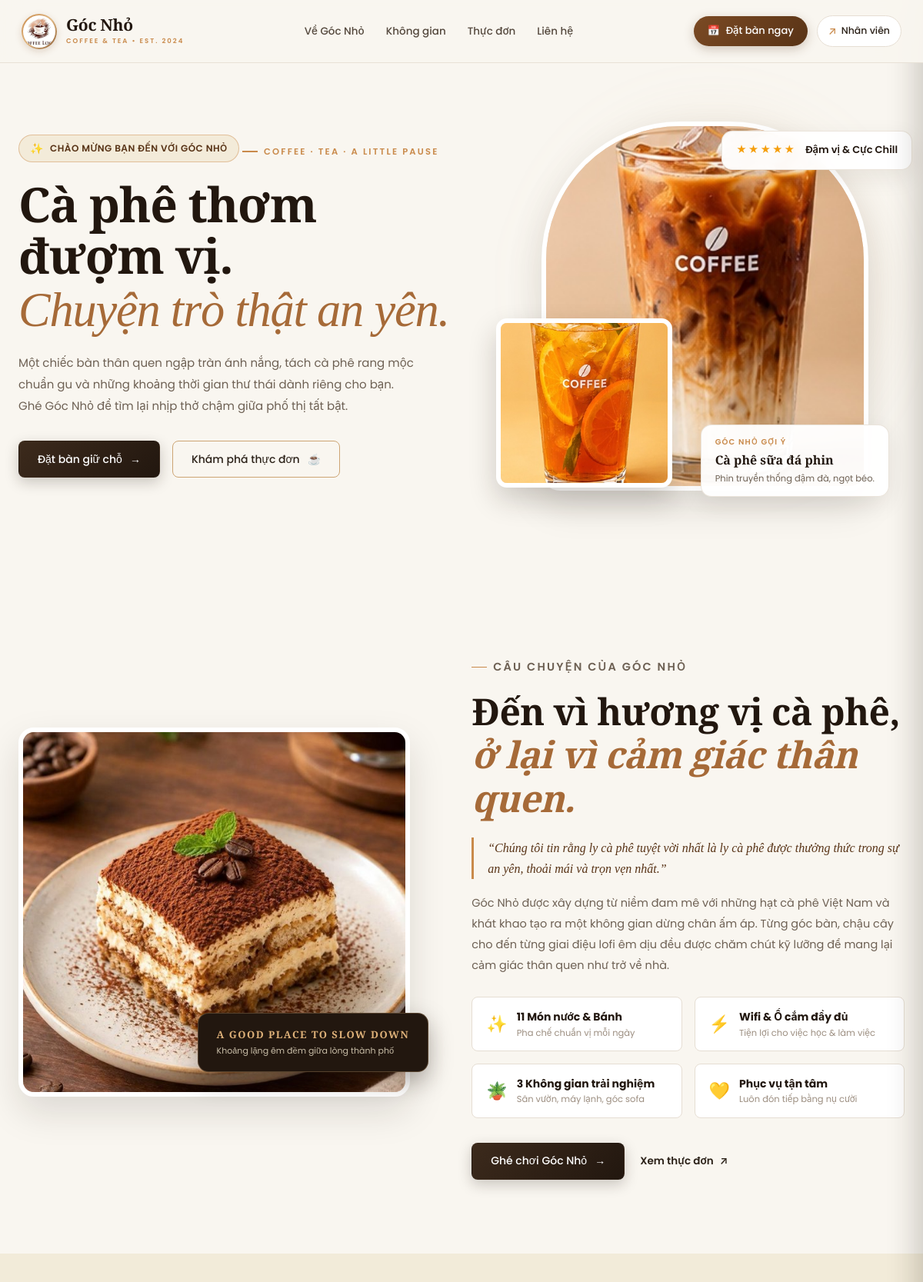
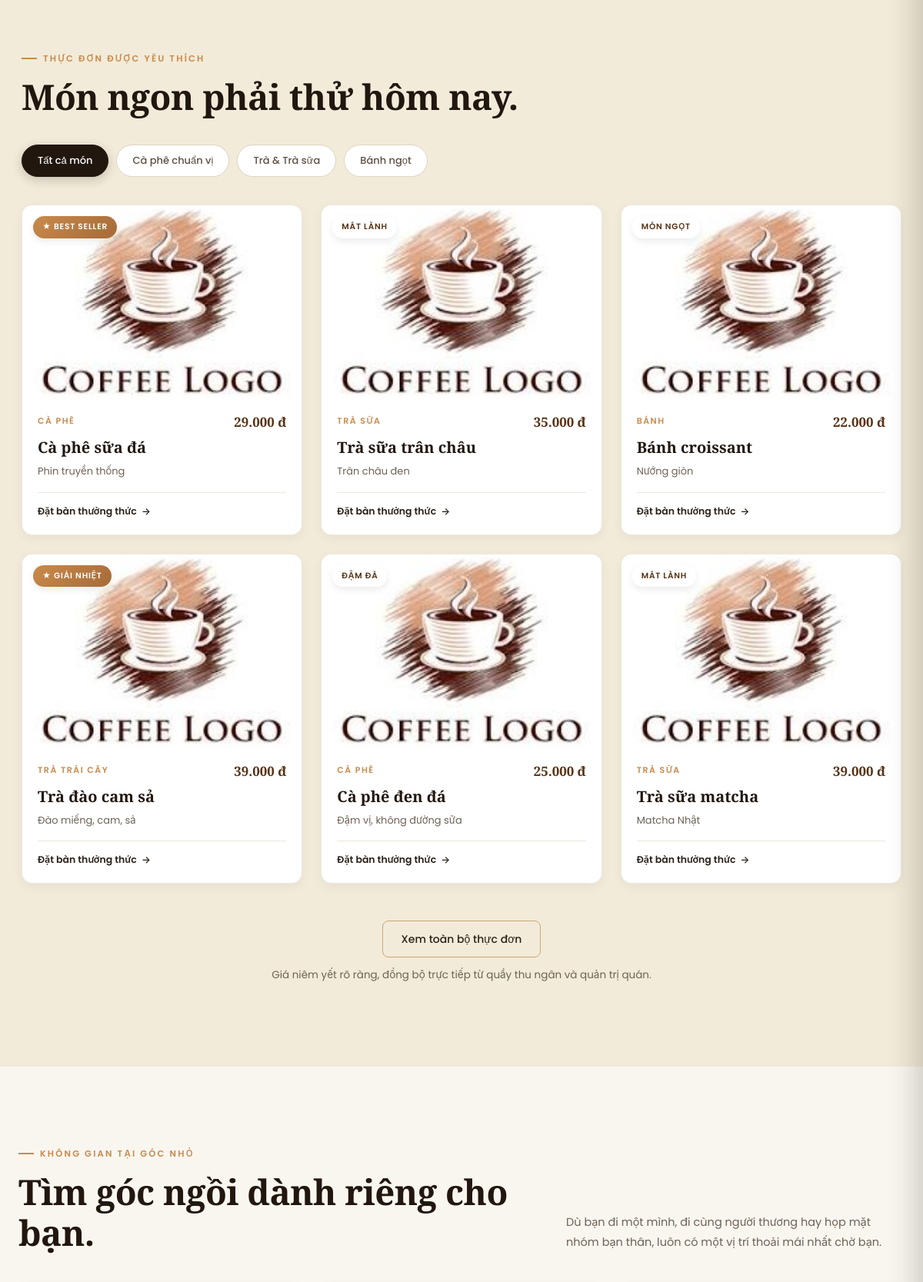
The page / (upper part) on the database its author committed (2 pictures, top to bottom).
### tables this page shows
CREATE TABLE IF NOT EXISTS menu_items (
  item_id INT UNSIGNED AUTO_INCREMENT PRIMARY KEY,
  category_id INT UNSIGNED NOT NULL,
  item_name VARCHAR(150) NOT NULL,
  description VARCHAR(255) NULL,
  price INT UNSIGNED NOT NULL,
  image MEDIUMTEXT NULL,
  is_hidden TINYINT(1) NOT NULL DEFAULT 0,
  is_sold_out TINYINT(1) NOT NULL DEFAULT 0,
  stock INT UNSIGNED NOT NULL DEFAULT 0,
  min_stock INT UNSIGNED NOT NULL DEFAULT 10,
  UNIQUE KEY uq_cat_name (category_id, item_name),
  FOREIGN KEY (category_id) REFERENCES categories(category_id)
);

CREATE TABLE IF NOT EXISTS categories (
  category_id INT UNSIGNED AUTO_INCREMENT PRIMARY KEY,
  category_name VARCHAR(100) NOT NULL UNIQUE,
  has_options TINYINT(1) NOT NULL DEFAULT 1
);

### pages/home/index.php (the view, shortened to what the rows shown need)
<?php
$brandName = setting('brand_name', 'Góc Nhỏ');
function get_cat_filter($catName) {
    $low = mb_strtolower((string) $catName, 'UTF-8');
    if (strpos($low, 'cà phê') !== false || strpos($low, 'cafe') !== false || strpos($low, 'coffee') !== false) return 'coffee';
    if (strpos($low, 'trà') !== false || strpos($low, 'tea') !== false) return 'tea';
    if (strpos($low, 'bánh') !== false || strpos($low, 'cake') !== false || strpos($low, 'bakery') !== false) return 'bakery';
    return 'other';
}
function get_item_badge($index, $catFilter, $price) {
    if ($index === 0) return array('★ BEST SELLER', 'best-seller');
    if ($catFilter === 'coffee') return array('ĐẬM ĐÀ', '');
    if ($catFilter === 'tea' && $index === 3) return array('★ GIẢI NHIỆT', 'best-seller');
    if ($catFilter === 'tea') return array('MÁT LÀNH', '');
    if ($catFilter === 'bakery') return array('MÓN NGỌT', '');
    return array('ĐƯỢC YÊU THÍCH', '');
}
?>
<main>
    <section class="landing-hero" id="hero">
        <div class="landing-copy">
            <h1><?= e(setting('hero_title', 'Cà phê thơm đượm vị.')) ?><br><em><?= e(setting('hero_subtitle', 'Chuyện trò thật an yên.')) ?></em></h1>
        </div>
    </section>
    <section class="story-section" id="story">
        <div class="story-copy">
            <h2><?= e(setting('story_title', 'Đến vì hương vị cà phê,')) ?><br><em><?= e(setting('story_subtitle', 'ở lại vì cảm giác thân quen.')) ?></em></h2>
        </div>
    </section>
    <section class="menu-section" id="menu">
        <div class="section-heading">
            <div>
                <h2>Món ngon phải thử hôm nay.</h2>
            </div>
        </div>
        <div class="menu-cards-grid">
            <?php if (!empty($dbMenuItems)): ?>
                <?php foreach ($dbMenuItems as $idx => $item):
                    $catFilter = get_cat_filter($item['category_name']);
                    list($badgeText, $badgeClass) = get_item_badge($idx, $catFilter, (int) $item['price']);
                    $imgSrc = menu_item_image($item);
                ?>
                <article class="menu-card" data-category="<?= e($catFilter) ?>">
                    <div class="menu-photo">
                        <img src="<?= e($imgSrc) ?>" alt="<?= e($item['item_name']) ?>" loading="lazy">
                        <span class="menu-badge<?= $badgeClass ? ' ' . e($badgeClass) : '' ?>"><?= e($badgeText) ?></span>
                    </div>
                    <div class="menu-card-body">
                        <div class="menu-card-meta">
                            <span class="menu-card-cat"><?= e($item['category_name']) ?></span>
                            <strong class="menu-card-price"><?= money($item['price']) ?></strong>
                        </div>
                        <h3><?= e($item['item_name']) ?></h3>
                        <p class="menu-card-desc"><?= e(!empty($item['description']) ? $item['description'] : 'Món uống được pha chế chỉn chu, đậm đà chuẩn vị tại ' . $brandName . '.') ?></p>
                        <div class="menu-card-footer">
                            <a class="menu-order-btn" href="#booking">Đặt bàn thưởng thức <span aria-hidden="true">→</span></a>
                        </div>
                    </div>
                </article>
                <?php endforeach; ?>
            <?php endif; ?>
        </div>
    </section>
    <section class="space-section" id="space">
        <div class="section-heading">
            <div>
                <h2><?= e(setting('space_title', 'Tìm góc ngồi dành riêng cho bạn.')) ?></h2>
            </div>
        </div>
    </section>
</main>

### rows shown on the page
menu_items: badgeText "★ BEST SELLER", category.category_name "CÀ PHÊ", price "29.000 đ", item_name "Cà phê sữa đá", description "Phin truyền thống"
menu_items: badgeText "MÁT LÀNH", category.category_name "TRÀ SỮA", price "35.000 đ", item_name "Trà sữa trân châu", description "Trân châu đen"
menu_items: badgeText "MÓN NGỌT", category.category_name "BÁNH", price "22.000 đ", item_name "Bánh croissant", description "Nướng giòn"
menu_items: badgeText "★ GIẢI NHIỆT", category.category_name "TRÀ TRÁI CÂY", price "39.000 đ", item_name "Trà đào cam sả", description "Đào miếng, cam, sả"
menu_items: badgeText "ĐẬM ĐÀ", category.category_name "CÀ PHÊ", price "25.000 đ", item_name "Cà phê đen đá", description "Đậm vị, không đường sữa"
menu_items: badgeText "MÁT LÀNH", category.category_name "TRÀ SỮA", price "39.000 đ", item_name "Trà sữa matcha", description "Matcha Nhật"

### other values the page prints
$brandName "Góc Nhỏ"
$brandTagline "COFFEE & TEA • EST. 2024"
brand_text(setting('hero_badge', 'CHÀO MỪNG BẠN ĐẾN VỚI {BRAND}')) "CHÀO MỪNG BẠN ĐẾN VỚI GÓC NHỎ"
setting('hero_eyebrow', 'COFFEE · TEA · A LITTLE PAUSE') "COFFEE · TEA · A LITTLE PAUSE"
setting('hero_title', 'Cà phê thơm đượm vị.') "Cà phê thơm đượm vị."
setting('hero_subtitle', 'Chuyện trò thật an yên.') "Chuyện trò thật an yên."
setting('hero_rating_title', 'Đậm vị & Cực Chill') "Đậm vị & Cực Chill"
mb_strtoupper($brandName, 'UTF-8') "GÓC NHỎ"
setting('hero_suggestion', 'Cà phê sữa đá phin') "Cà phê sữa đá phin"
setting('hero_suggestion_desc', 'Phin truyền thống đậm đà, ngọt béo.') "Phin truyền thống đậm đà, ngọt béo."
mb_strtoupper(e($brandName), 'UTF-8') "GÓC NHỎ"
setting('story_title', 'Đến vì hương vị cà phê,') "Đến vì hương vị cà phê,"
setting('story_subtitle', 'ở lại vì cảm giác thân quen.') "ở lại vì cảm giác thân quen."
$hl[0] "✨"
$hl[1] "11 Món nước & Bánh"
